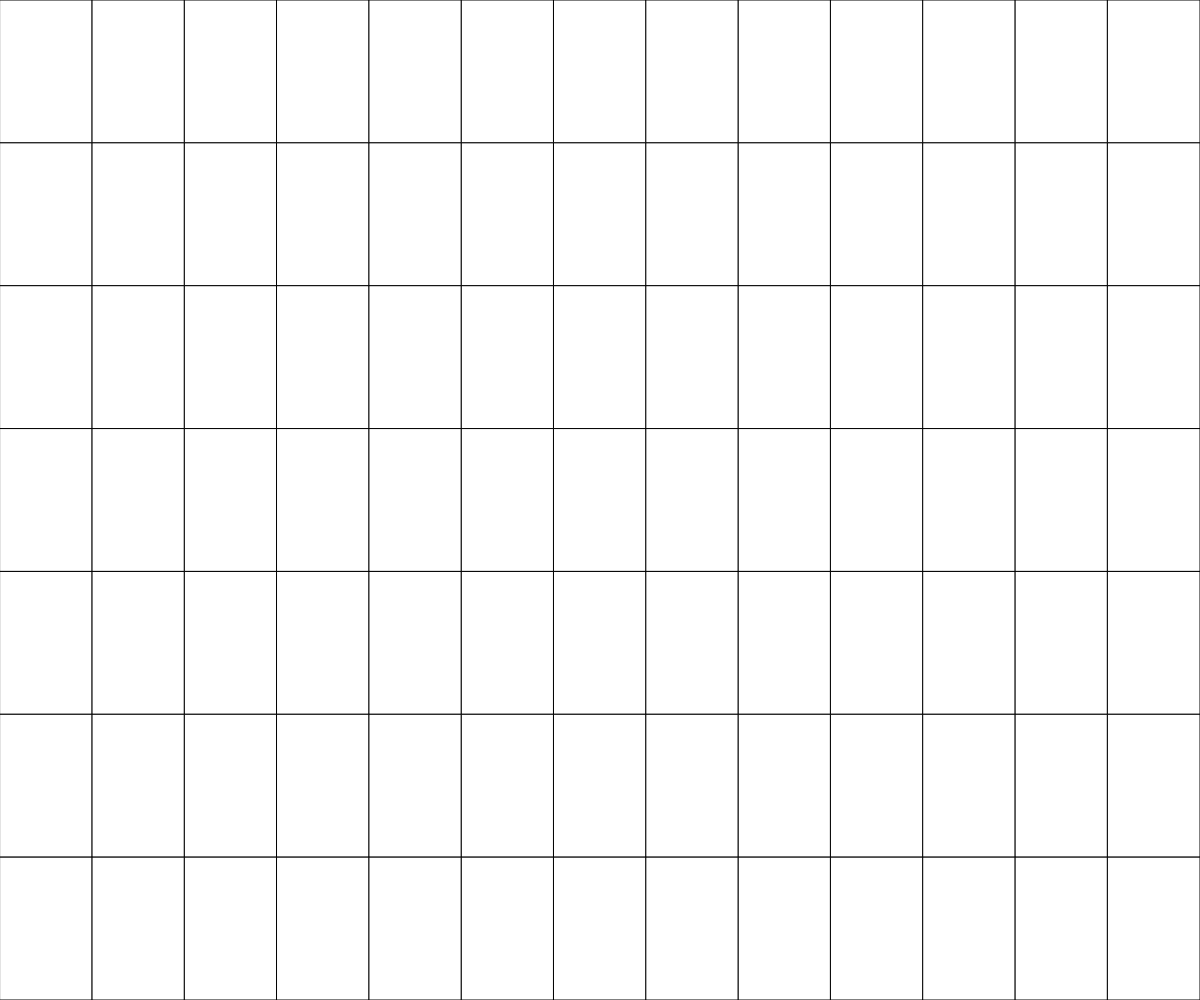
Frame 1 (no input)
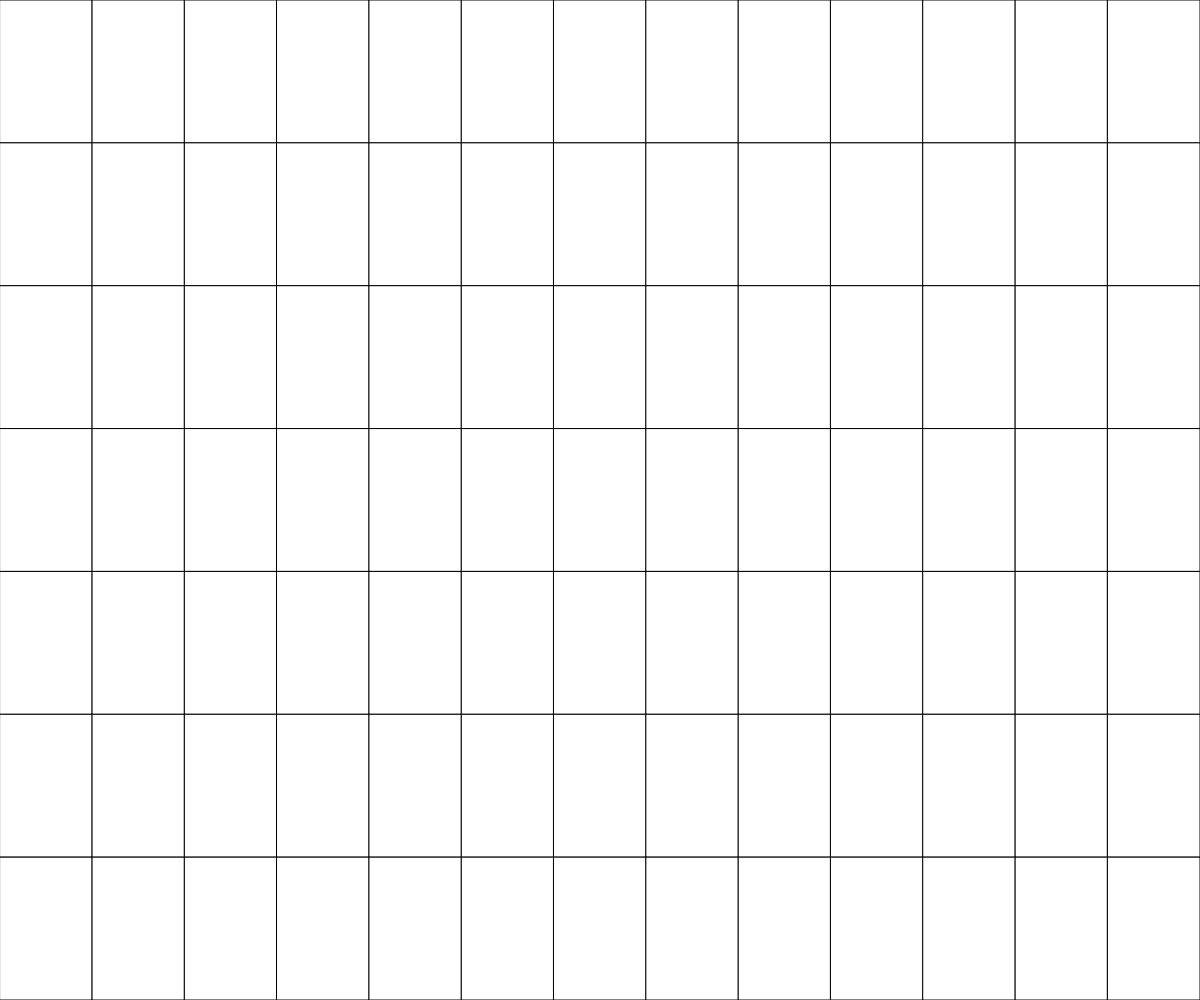
Frame 60 (no input)
Frame 120 (the mouse pressed at the canvas centre since frame 60): identical to frame 60, image omitted

The p5.js sketch that drew these frames (run headless with seeded random() and noise() and a simulated clock; from frame 60 on, the mouse is pressed at the canvas centre):

// p5.js sketch
// ── sketch.js
const cellsX = 13;
const cellsY = 7;

let cellWidth = 0;
let cellHeight = 0;
let cells = [];

function setup() {
    createCanvas(windowWidth, windowHeight);
    for (let y = 0; y < cellsY; y++) {
        cells.push([]);
        for (let x = 0; x < cellsX; x++) {
            cells[y].push(new Cell(y, x));
        }
    }
}
function windowResized() {
    resizeCanvas(windowWidth, windowHeight);
}
function draw() {
    cellWidth = width / cellsX;
    cellHeight = height / cellsY;
    for (const col of cells) {
        for (const cell of col) {
            cell.show(cellWidth, cellHeight);
        }
    }
}
function mouseClicked() {
    let x = Math.floor(mouseX / cellWidth);
    let y = Math.floor(mouseY / cellHeight);
    cells[y][x].click();
}
function iterate() {
    let cellsToToggle = [];
    for (const col of cells)
        for (const cell of col)
            cellToToggle(cell, aliveNeighbours(cell), cellsToToggle);
    return cellsToToggle;
}
function aliveNeighbours(cell) {
    let aliveNeighbours = 0;
    const neighbours = adjacent(cell);
    for (const neighbour of neighbours)
        if (cells[neighbour[0]][neighbour[1]].clicked)
            aliveNeighbours++;
    return aliveNeighbours;
}
function cellToToggle(cell, aliveNeighbours, cellsToToggle) {
    if (cell.clicked) {
        //Cell is ALive
        if (!(aliveNeighbours == 2 || aliveNeighbours == 3))
            cellsToToggle.push(cell);
        //Dies next round
    } else {
        //Cell is Dead
        if (aliveNeighbours == 3)
            cellsToToggle.push(cell);
        //Cell gets born
    }
}
function adjacent({ x, y }) {
    let output = [];
    let cells = [
        [y - 1, x + 1],
        [y - 1, x],
        [y - 1, x - 1],
        [y, x - 1],
        [y, x + 1],
        [y + 1, x + 1],
        [y + 1, x],
        [y + 1, x - 1],
    ];
    for (const cell of cells)
        if (cellExists(cell))
            output.push(cell);
    return output;
}
function cellExists([y, x]) {
    return positionExists(y, cellsY) && positionExists(x, cellsX);
}
function positionExists(position, limit) {
    return position >= 0 && position < limit;
}
function toggleCells(cellsToToggle) {
    for (const cell of cellsToToggle)
        cell.click();
    cellsToToggle = [];
}
function keyPressed() {
    if (keyCode === ENTER)
        toggleCells(iterate());
}
// ── Cell.js
class Cell {
    constructor(y, x) {
        this.y = y;
        this.x = x;
        this.clicked = false;
    }
    show(width, height) {
        if (this.clicked)
            fill(255, 204, 0);
        else
            fill("white");

        rect(this.x * width, this.y * height, width, height);
        fill("white");
    }
    click() {
        this.clicked = !this.clicked;
        this.show();
    }
}
// ── about.html
<!DOCTYPE html>
<html>
	<head>
		<title>Game of Life - About</title>
		<link
			rel="stylesheet"
			href="https://cdnjs.cloudflare.com/ajax/libs/semantic-ui/2.4.1/semantic.min.css"
		/>
	</head>
	<body>
		<div class="ui container">
			<h1>Game of Life</h1>
			<h2>About</h2>
			<ul>
				<li>
					The game is a zero-player game, that is its evolution is
					determined by its initial state, requiring no further input.
				</li>
				<li>
					One interacts with the Game of Life by creating an initial
					configuration and observing how it evolves.
				</li>
				<li>
					It is Turing complete and can simulate any other Turing
					machine.
				</li>
				<li>
					It was devised by John Conway who died on 11 April 2020 at
					the age of 82 due to COVID-19.
				</li>
				<li>
					<a
						href="https://en.wikipedia.org/wiki/Conway%27s_Game_of_Life"
						target="_blank"
					>
						Wikipedia Link
					</a>
				</li>
			</ul>
			<h2>Rules</h2>
			<ul>
				<li>
					Any live cell with two or three live neighbors survives.
				</li>
				<li>Any dead cell with three live neighbors becomes live.</li>
				<li>All other cells remain dead.</li>
			</ul>
			<h2>Mechanics</h2>
			<ul>
				<li>Click on a cell to toggle its state.</li>
				<li>Press Enter for passage of time.</li>
			</ul>
			<form action="./" method="get">
				<button class="ui button massive red">Play</button>
			</form>
		</div>
	</body>
</html>

// ── style.css
body {
	margin: 0;
	padding: 0;
	overflow: hidden;
}
canvas {
	margin: auto;
}
